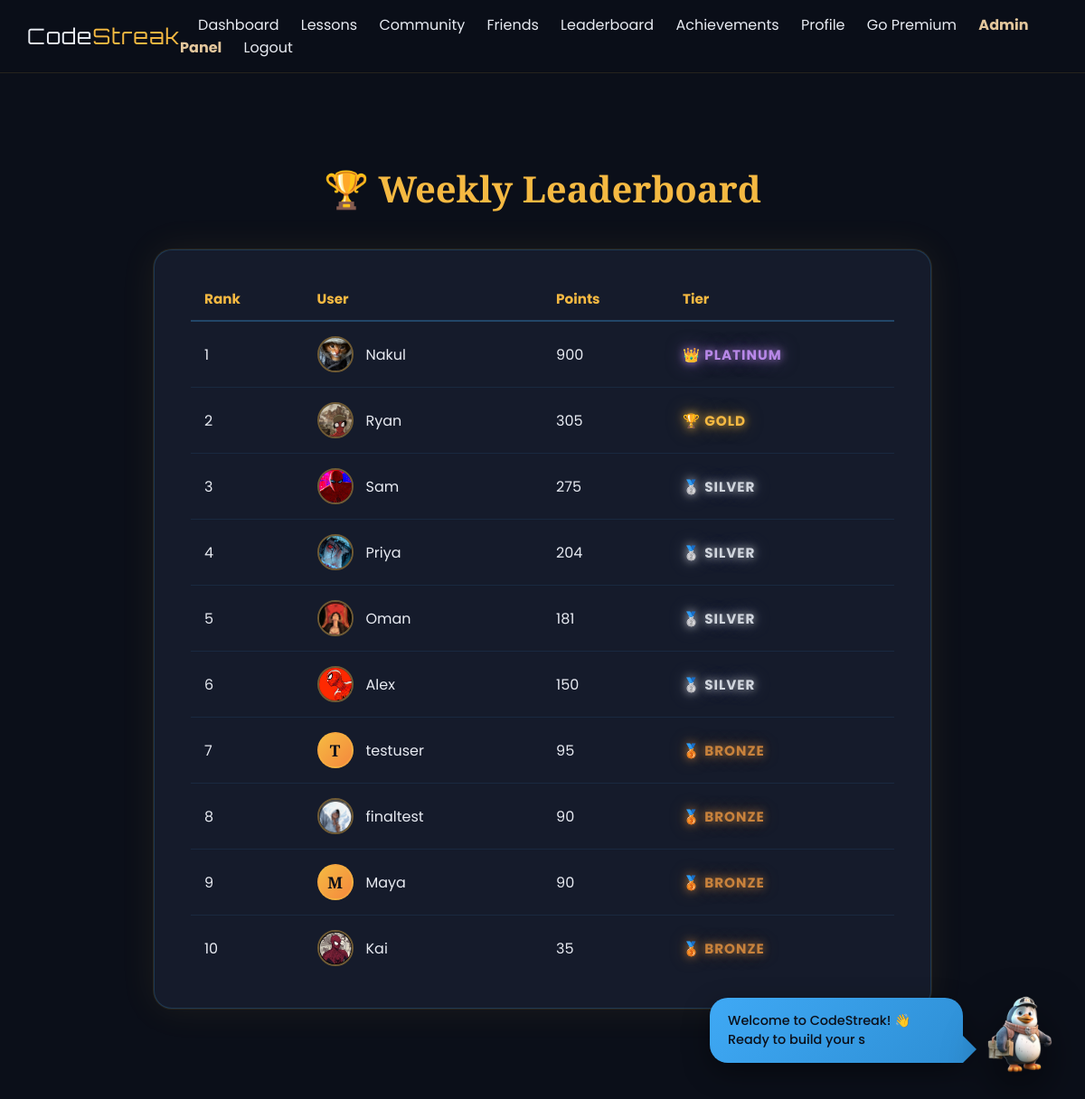
The page /leaderboard (signed in) on the database as committed earlier.
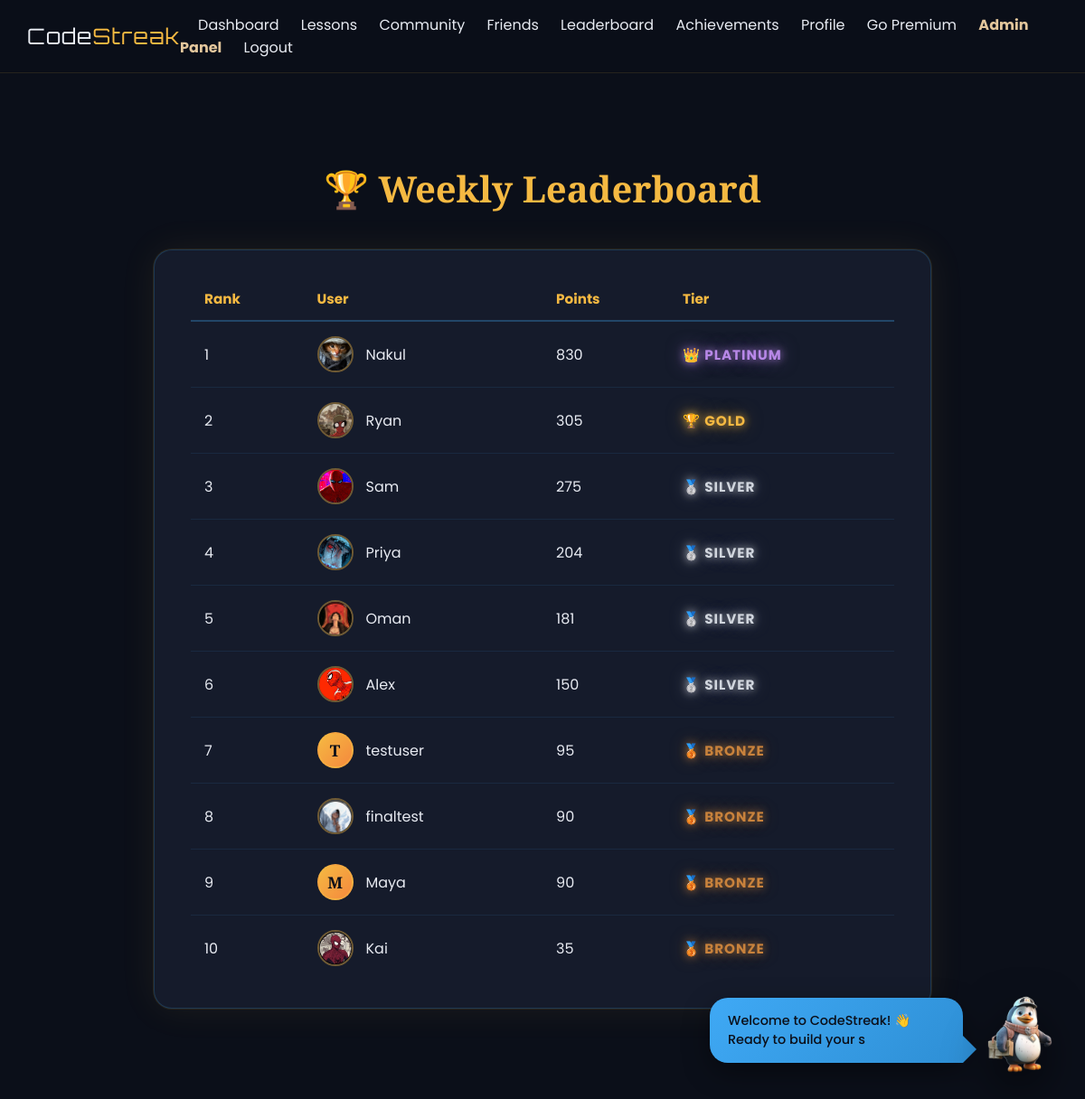
The same page on the database as committed later.
### tables this page shows
CREATE TABLE users (
    id INTEGER PRIMARY KEY AUTOINCREMENT,
    username TEXT UNIQUE NOT NULL,
    email TEXT UNIQUE NOT NULL,
    password_hash TEXT NOT NULL,
    security_question TEXT,
    security_answer TEXT,
    streak INTEGER DEFAULT 0,
    streak_charge INTEGER DEFAULT 1,
    total_points INTEGER DEFAULT 0,
    weekly_points INTEGER DEFAULT 0,
    rank TEXT DEFAULT 'Bronze',
    premium INTEGER DEFAULT 0,
    achievements TEXT DEFAULT '[]',
    profile_picture TEXT,
    bio TEXT DEFAULT '',
    learning_goal TEXT DEFAULT 'Learning Python',
    avatar_emoji TEXT DEFAULT '🐉',
    created_at TIMESTAMP DEFAULT CURRENT_TIMESTAMP
, is_active BOOLEAN DEFAULT 1, is_admin BOOLEAN DEFAULT 0);

### app.py (the view)
@app.route('/leaderboard')
def leaderboard():
    if 'user_id' not in session:
        return redirect(url_for('login'))
    conn = get_db()
    cur = conn.cursor()
    update_user_rank(session['user_id'])
    conn = get_db()
    cur = conn.cursor()
    cur.execute("""
        SELECT id, username, weekly_points, `rank`, profile_picture
        FROM users
        ORDER BY weekly_points DESC
        LIMIT 20
    """)
    users = cur.fetchall()
    cur.close()
    conn.close()
    return render_template('leaderboard.html', users=users)

### app.py (called while the page is built)
def get_db():
    conn = sqlite3.connect('codestreak.db', detect_types=sqlite3.PARSE_DECLTYPES)
    conn.row_factory = sqlite3.Row
    return conn

def update_user_rank(user_id):
    conn = get_db()
    cur = conn.cursor()
    cur.execute("SELECT total_points FROM users WHERE id = ?", (user_id,))
    user = cur.fetchone()
    if not user:
        cur.close()
        conn.close()
        return None
    xp = user['total_points']
    if xp >= 450:
        new_rank = 'Platinum'
    elif xp >= 300:
        new_rank = 'Gold'
    elif xp >= 100:
        new_rank = 'Silver'
    else:
        new_rank = 'Bronze'
    cur.execute("UPDATE users SET `rank` = ? WHERE id = ?", (new_rank, user_id))
    conn.commit()
    cur.close()
    conn.close()
    return new_rank

### templates/leaderboard.html (shortened to what this page needs)
{% extends 'base.html' %}
{% block content %}
<div class="page-container">
    <div class="page-header">
        <h1 class="page-title">🏆 Weekly Leaderboard</h1>
    </div>
    <div class="leaderboard-table">
        {% if users %}
        <table class="lb-table">
            <thead>
                <tr>
                    <th>Rank</th>
                    <th>User</th>
                    <th>Points</th>
                    <th>Tier</th>
                </tr>
            </thead>
            <tbody>
                {% for u in users %}
                <tr>
                    <td>{{ loop.index }}</td>
                    <td>
                        <div class="lb-user-cell">
                            {% if u['profile_picture'] %}
                                <img src="{{ url_for('static', filename='uploads/' + u['profile_picture']) }}"
                                     alt="{{ u['username'] }}"
                                     class="lb-avatar">
                            {% else %}
                                <div class="lb-avatar-initial">{{ u['username'][0]|upper }}</div>
                            {% endif %}
                            <span>{{ u['username'] }}</span>
                        </div>
                    </td>
                    <td>{{ u['weekly_points'] }}</td>
                    <td class="lb-tier-cell {{ u['rank']|lower }}">
                        {% if u['rank'] == 'Bronze' %}🥉
                        {% elif u['rank'] == 'Silver' %}🥈
                        {% elif u['rank'] == 'Gold' %}🏆
                        {% elif u['rank'] == 'Platinum' %}👑
                        {% endif %}
                        {{ u['rank'] }}
                    </td>
                </tr>
                {% endfor %}
            </tbody>
        </table>
        {% else %}
        <div class="empty-state">
            No players yet. Be the first to complete a lesson! 🚀
        </div>
        {% endif %}
    </div>
</div>
{% endblock %}

Rows that differ between the two databases and show on the page:
changed users "Nakul": weekly_points "900" → "830"
